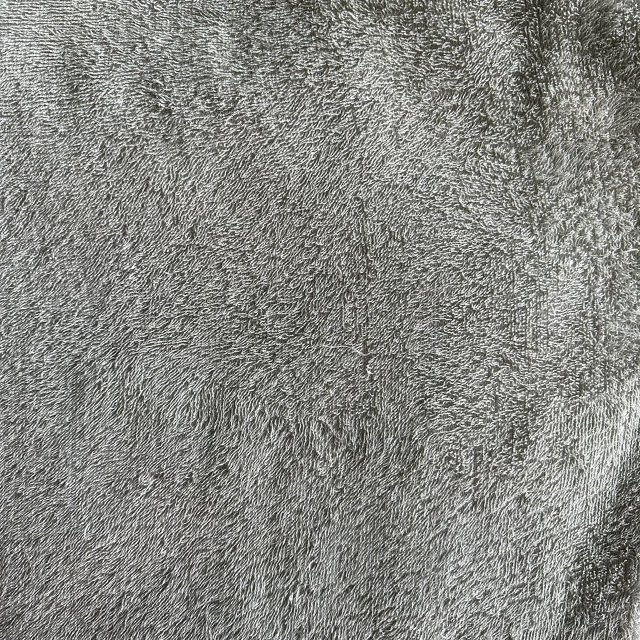
#> input picture sample-images/green-bg-1.jpg, 1280 x 1280 px, found by its file name (shown at 1/2 size)
$ python ex4-blue-screen-matting.py
#> lines starting #> are read from the running program, lines starting #| are printed output that depends on the picture; after the words box and inside, x2 and y2 are one past the last pixel; in counts of white or black regions, pixels touching at a corner belong together
import cv2 as cv
import numpy as np
import os
import matplotlib.pyplot as plt

# Paths
input_path = 'sample-images/'
output_path = 'image-processing/filters/'

# Read and resize the image
img_bg = cv.imread(os.path.join(input_path, 'green-bg-1.jpg'), cv.IMREAD_COLOR)
#> img_bg is the input picture: shape (1280, 1280, 3); mean B, G, R 130.9, 135.3, 134.5
img = cv.imread(os.path.join(input_path, 'green-bg-2.jpg'), cv.IMREAD_COLOR)
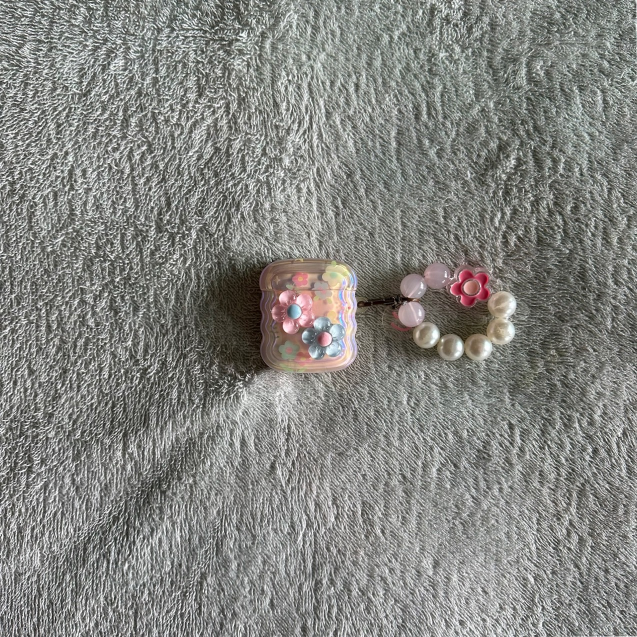
#> input picture sample-images/green-bg-2.jpg, 1274 x 1274 px, found by its file name (shown at 1/2 size)
#> img is the input picture: shape (1274, 1274, 3); mean B, G, R 129, 132.9, 132.4

img_bg = cv.resize(img_bg, (1000, 1000))
#> img_bg: shape (1000, 1000, 3)
img = cv.resize(img, (1000, 1000))
#> img: shape (1000, 1000, 3)

ycrcb_img = cv.cvtColor(img, cv.COLOR_BGR2YCrCb)
#> ycrcb_img: shape (1000, 1000, 3); mean of channels 0, 1, 2 132.2, 128.1, 126.2

# Define the range for the green color in YCrCb space
lower_green = np.array([0, 133, 77])
upper_green = np.array([255, 173, 127])

# Create a mask to detect green color
mask = cv.inRange(ycrcb_img, lower_green, upper_green)
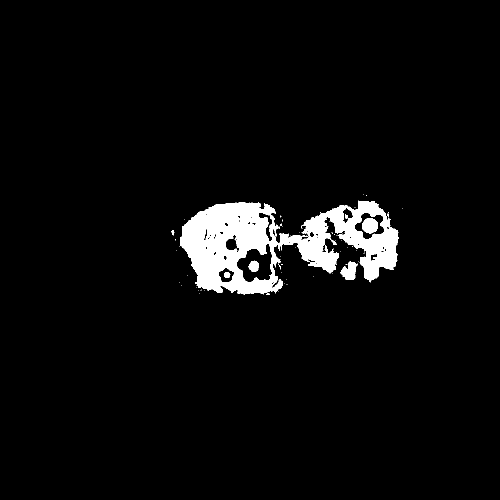
#> mask: shape (1000, 1000) (shown at 1/2 size); 4.2% white; 72 white regions (64 under 20 px), largest, box (x1, y1, x2, y2) and area: (360, 402, 797, 590) 40064, (681, 523, 715, 559) 776, (724, 436, 756, 468) 764

# Refine the mask using morphological operations
kernel = cv.getStructuringElement(cv.MORPH_ELLIPSE, (3, 3))
mask = cv.morphologyEx(mask, cv.MORPH_CLOSE, kernel)
#> mask: shape (1000, 1000); 4.3% white; 61 white regions (55 under 20 px), largest, box (x1, y1, x2, y2) and area: (359, 402, 797, 590) 40687, (681, 523, 715, 559) 782, (724, 436, 756, 468) 764, (497, 521, 518, 544) 352, (448, 544, 461, 556) 122, (342, 460, 349, 471) 42
mask = cv.morphologyEx(mask, cv.MORPH_OPEN, kernel)
#> mask: shape (1000, 1000); 4.3% white; 8 white regions (2 under 20 px), largest, box (x1, y1, x2, y2) and area: (360, 402, 797, 589) 40475, (681, 523, 715, 559) 777, (724, 436, 756, 468) 764, (497, 521, 518, 544) 350, (448, 544, 461, 556) 122, (342, 460, 349, 470) 39

# Invert the mask to get the foreground
mask_inv = cv.bitwise_not(mask)
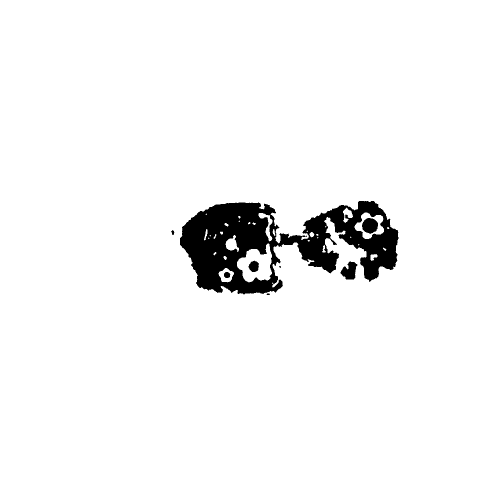
#> mask_inv: shape (1000, 1000) (shown at 1/2 size); 95.7% white; 8 black regions (2 under 20 px), largest, box (x1, y1, x2, y2) and area: (360, 402, 797, 589) 40475, (681, 523, 715, 559) 777, (724, 436, 756, 468) 764, (497, 521, 518, 544) 350, (448, 544, 461, 556) 122, (342, 460, 349, 470) 39

# Use the mask to extract the foreground and background
img_fg = cv.bitwise_and(img, img, mask=mask_inv)
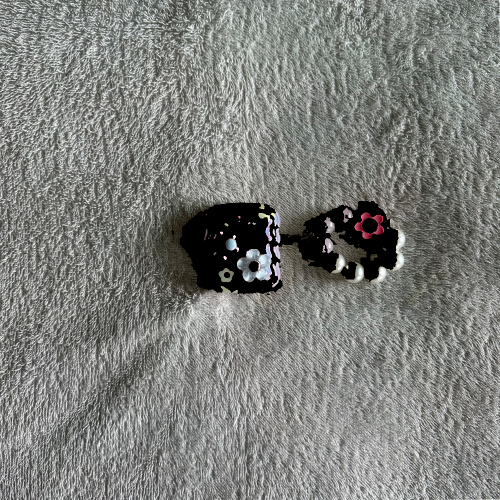
#> img_fg: shape (1000, 1000, 3) (shown at 1/2 size); mean B, G, R 124.6, 128.1, 126.6
img_bg = cv.bitwise_and(img_bg, img_bg, mask=mask)
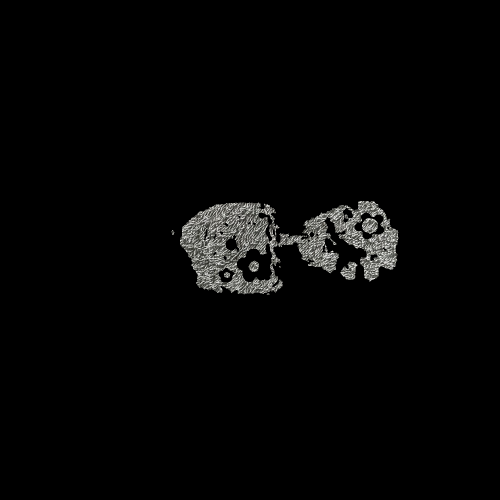
#> img_bg: shape (1000, 1000, 3) (shown at 1/2 size); mean B, G, R 5.2, 5.4, 5.4

# Combine the foreground and background
img_remv_bg = cv.add(img_fg, img_bg)
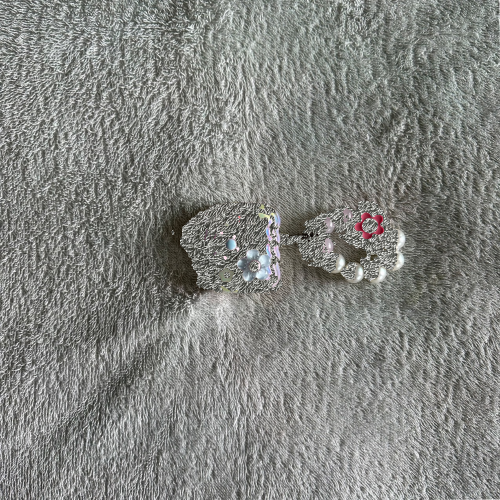
#> img_remv_bg: shape (1000, 1000, 3) (shown at 1/2 size); mean B, G, R 129.8, 133.4, 132

print(img_remv_bg)
#> (printed output is left out)
plt.subplot(1,3,1)
plt.imshow(cv.cvtColor(img, cv.COLOR_BGR2RGB))
plt.title('Original Image')

plt.subplot(1,3,2)
plt.imshow(cv.cvtColor(img_bg, cv.COLOR_BGR2RGB))
plt.title('Backround Image')

plt.subplot(1,3,3)
plt.imshow(cv.cvtColor(img_remv_bg, cv.COLOR_BGR2RGB))
plt.title('Background Removed Image')

plt.show()
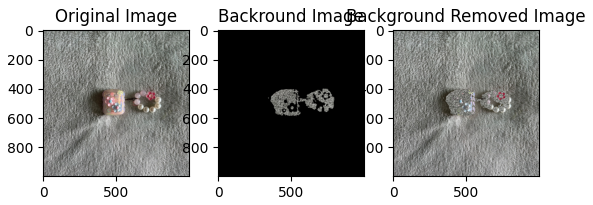
#> figure drawn by matplotlib, 3 panels
